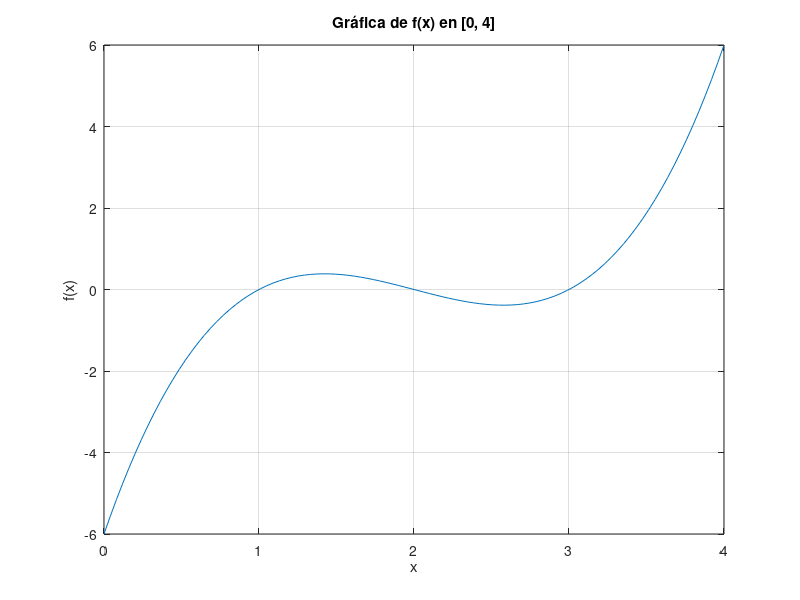

Recreate this plot in MATLAB. (Note: this script raises an error after producing the figure.)
%%
clc; clear; close all;

%% Ejercicio Serie 2: f(x) = x^3 - 6x^2 + 11x - 6

% Definir la función
f = @(x) x.^3 - 6*x.^2 + 11*x - 6;

% a) Graficar la función en el intervalo [0, 4]
x_vals = linspace(0, 4, 100);   
y_vals = f(x_vals);            
plot(x_vals, y_vals);         
grid on;                      
xlabel('x'); ylabel('f(x)');  
title('Gráfica de f(x) en [0, 4]'); 
yline(0, '--k');              

%% b) Método de Bisección con tolerancia 1e-5 en [2.5, 3.5]
a = 2.5; b = 3.5; tol = 1e-5;
fa = f(a); fb = f(b);

fprintf('\nMétodo de Bisección:\n');
iter = 0;
while (b - a)/2 > tol
    c = (a + b) / 2;
    fc = f(c);
    iter = iter + 1;
    fprintf('Iteración %d: a=%.6f, b=%.6f, c=%.6f, f(c)=%.6f\n', iter, a, b, c, fc);
    
    if fa * fc < 0
        b = c;
        fb = fc;
    else
        a = c;
        fa = fc;
    end
end

%% Calcular el error relativo porcentual
raiz = (a + b)/2;       
raiz_anterior = c;       
error_rel = abs((b - a)/raiz) * 100;   

%% c) Escribir en tabla (salida por pantalla)
fprintf('\nResultado final:\n');
fprintf('Iteraciones: %d\n', iter);
fprintf('Raíz aproximada: %.6f\n', raiz);
fprintf('Error relativo porcentual: %.6f %%\n',error_rel);
